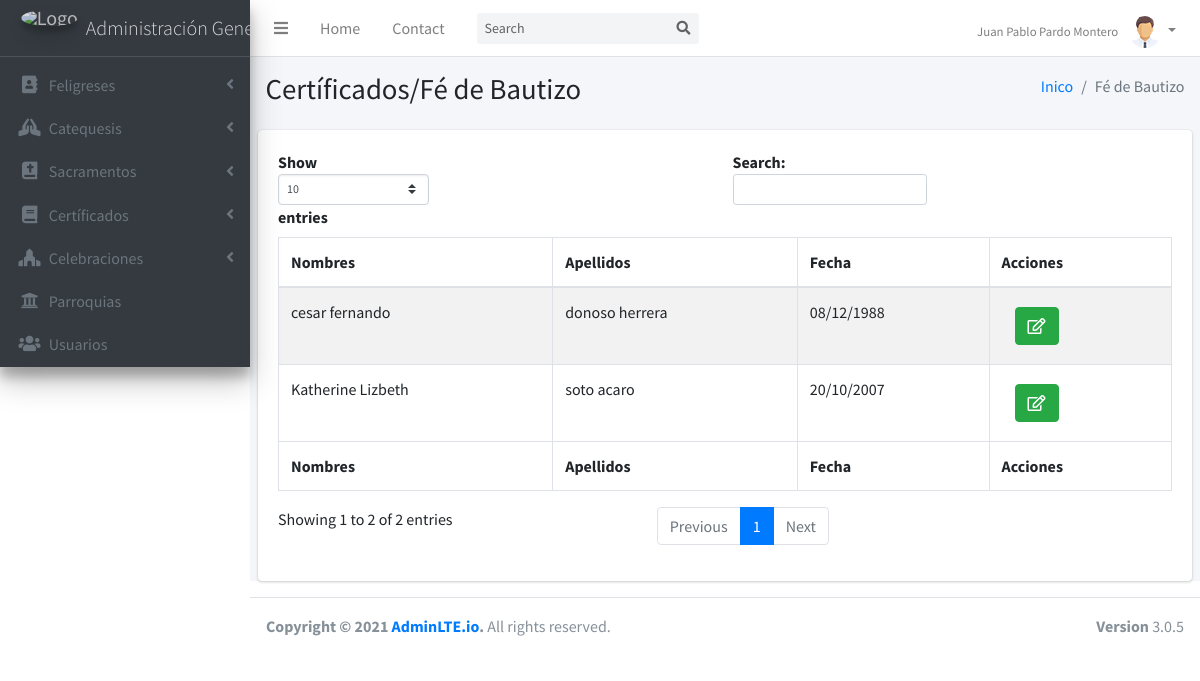
Screenshot of /certificado-bautizo (signed in) with the database file from the repository.
### tables this page shows
CREATE TABLE `bautizo` (
  `id` int(11) NOT NULL,
  `id_persona` int(11) NOT NULL,
  `id_familia` int(11) NOT NULL,
  `id_usuario` int(11) NOT NULL,
  `tomo` varchar(50) NOT NULL,
  `pagina` varchar(50) NOT NULL,
  `acta` varchar(50) DEFAULT NULL,
  `nota_marginal` varchar(50) NOT NULL,
  `lugar` varchar(50) NOT NULL,
  `fecha` varchar(50) NOT NULL,
  `id_parroquia` int(10) NOT NULL
);

CREATE TABLE `persona` (
  `id` int(11) NOT NULL,
  `cedula` varchar(10) NOT NULL,
  `nombres` varchar(100) NOT NULL,
  `apellidos` varchar(100) NOT NULL,
  `f_nacimiento` varchar(50) NOT NULL,
  `genero` enum('Masculino','Femenino') NOT NULL,
  `estado_civil` varchar(50) NOT NULL,
  `nacionalidad` varchar(50) NOT NULL,
  `profesion` varchar(50) NOT NULL
);

### controladores/CtrlPrincipal.php (called while the page is built)
<?php
class Principal
{
	function CtrlPrincipal()
	{
		include "vistas/plantilla.php";
	}
}

### index.php (called while the page is built, shortened)
<?php
	require_once "controladores/CtrlPrincipal.php";
	require_once "controladores/CtrlBautizo.php";
	require_once "modelos/MdlBautizo.php";
	$Obj_Principal = new Principal();
	$Obj_Principal -> CtrlPrincipal();

### modelos/conexion.php (called while the page is built)
<?php
class conexion
{
	static public function conectar(){
		$con = new PDO("mysql:host=localhost;dbname=parroquia;charset=utf8","root","");
		return $con;
	}
}

### modelos/MdlBautizo.php (called while the page is built, shortened)
<?php
require_once ("conexion.php");
 class ModeloBautizo{
    static public function mdlMostrarBautismos($parametros, $datos){
        if($parametros!=null){
            $stm = conexion::conectar()->prepare("SELECT * FROM bautizo WHERE id=:datos");
 		    $stm -> bindParam(":datos", $datos, PDO::PARAM_INT);
 		    $stm->execute();
 		    return $stm->fetch();
        }else{
            $stm = conexion::conectar()->prepare("SELECT bautizo.id, persona.nombres, persona.apellidos, bautizo.tomo, bautizo.pagina, bautizo.acta, bautizo.nota_marginal, bautizo.lugar, bautizo.fecha FROM bautizo
                                                        INNER JOIN persona ON persona.id = bautizo.id_persona");
            $stm->execute();
            return $stm->fetchAll();
        }
    }
 }

### controladores/CtrlBautizo.php (called while the page is built, shortened)
<?php
class ControladorBautizo
{
    static public function ctrlMostrarBautismos($parametros, $datos)
    {
        $res = ModeloBautizo::mdlMostrarBautismos($parametros, $datos);
        return $res;
    }
}

### vistas/modulos/certificado-bautizo.php (the view, shortened to what this page needs)
<div class="content-wrapper">
  <section class="content-header">
    <div class="container-fluid">
      <div class="row mb-2">
        <div class="col-sm-6">
          <h1>Certíficados/Fé de Bautizo</h1>
        </div>
        <div class="col-sm-6">
          <ol class="breadcrumb float-sm-right">
            <li class="breadcrumb-item"><a href="inicio">Inico</a></li>
            <li class="breadcrumb-item active">Fé de Bautizo</li>
          </ol>
        </div>
      </div>
    </div>
  </section>
  <section class="content">
    <div class="card">
   <div class="card-body">
     <table id="example2" class="table table-bordered table-striped">
         <thead>
           <tr>
             <th>Nombres</th>
             <th>Apellidos</th>
             <th>Fecha</th>
             <th>Acciones</th>
           </tr>
         </thead>
         <?php
         $parametros = null;
         $datos = null;
         $persona = ControladorBautizo::ctrlMostrarBautismos($parametros, $datos);
         foreach ($persona as $key => $value) {
           echo '
                       <tr>
                         <td>' . $value["nombres"] . '</td>
                         <td>' . $value["apellidos"] . '</td>
                         <td>' . $value["fecha"] . '</td>
                         <td>
                           <div class="btn btn-group">
                           <button class="btn btn-success btnFeBautizo" data-dismiss="modal" &times;  required data-toggle="tooltip" data-placement="top" title="Imprimir" idPersona = "' . $value["id"] . '">
                             <i class="far fa-edit"></i></button>
                           </div>
                         </td>
                       </tr>
                       ';
         }
         ?>
         <tfoot>
           <tr>
             <th>Nombres</th>
             <th>Apellidos</th>
             <th>Fecha</th>
             <th>Acciones</th>
           </tr>
         </tfoot>
       </table>
     </div>
    </div>
  </section>
</div>

### rows the page displays
bautizo: id_persona.nombres "cesar fernando", id_persona.apellidos "donoso herrera", fecha "08/12/1988"
bautizo: id_persona.nombres "Katherine Lizbeth", id_persona.apellidos "soto acaro", fecha "20/10/2007"

### other values shown
$_SESSION["nombre"] "Juan Pablo Pardo Montero"
$_SESSION["nombre_parroquia"] "Administración…"
